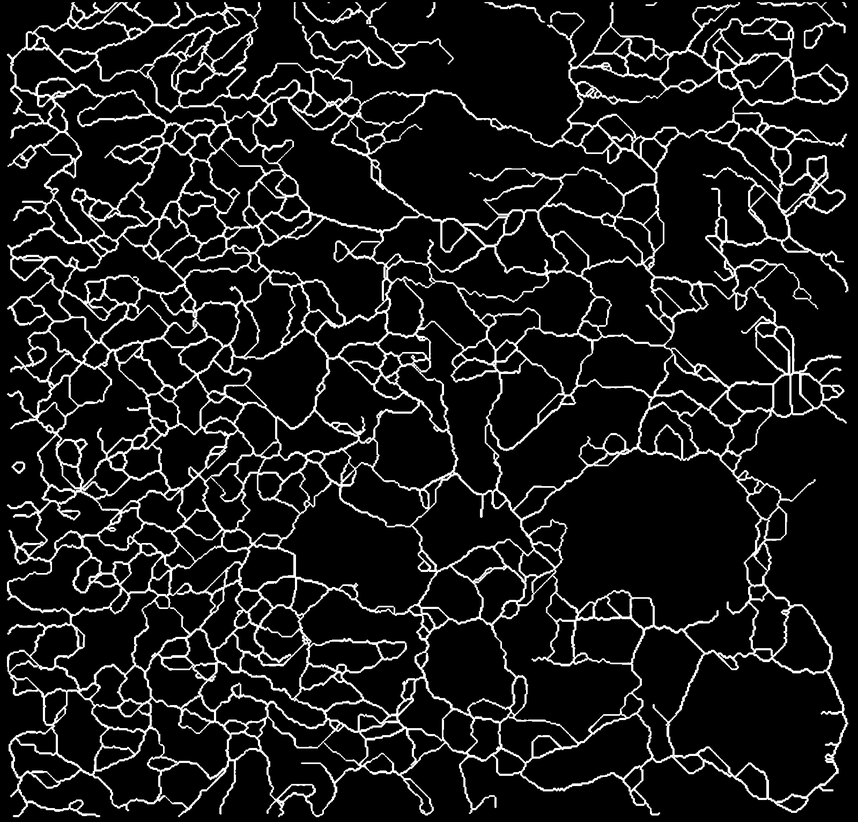
#> input picture blue_mask_2.png, 858 x 822 px, shrunk from 1600 x 1532 before the run
$ python particle_analysis_8.py
#> lines starting #> are read from the running program, lines starting #| are printed output that depends on the picture
# [56 lines of commented-out code are left out]


import cv2
import numpy as np

# Load the binary mask generated earlier
mask_image_path = "blue_mask_2.png"  # Path to your blue_mask_2.png
mask_image = cv2.imread(mask_image_path, cv2.IMREAD_GRAYSCALE)  # Load as grayscale
#> mask_image is the input picture: shape (822, 858); min 0, max 255, mean 27.5

# Step 1: Aggressively Refine the Mask
# Define kernels for morphological operations
kernel_close = cv2.getStructuringElement(cv2.MORPH_RECT, (7, 7))  # Larger kernel for closing gaps
kernel_open = cv2.getStructuringElement(cv2.MORPH_RECT, (5, 5))  # Kernel for removing noise

# Close gaps in shapes
refined_mask = cv2.morphologyEx(mask_image, cv2.MORPH_CLOSE, kernel_close, iterations=5)
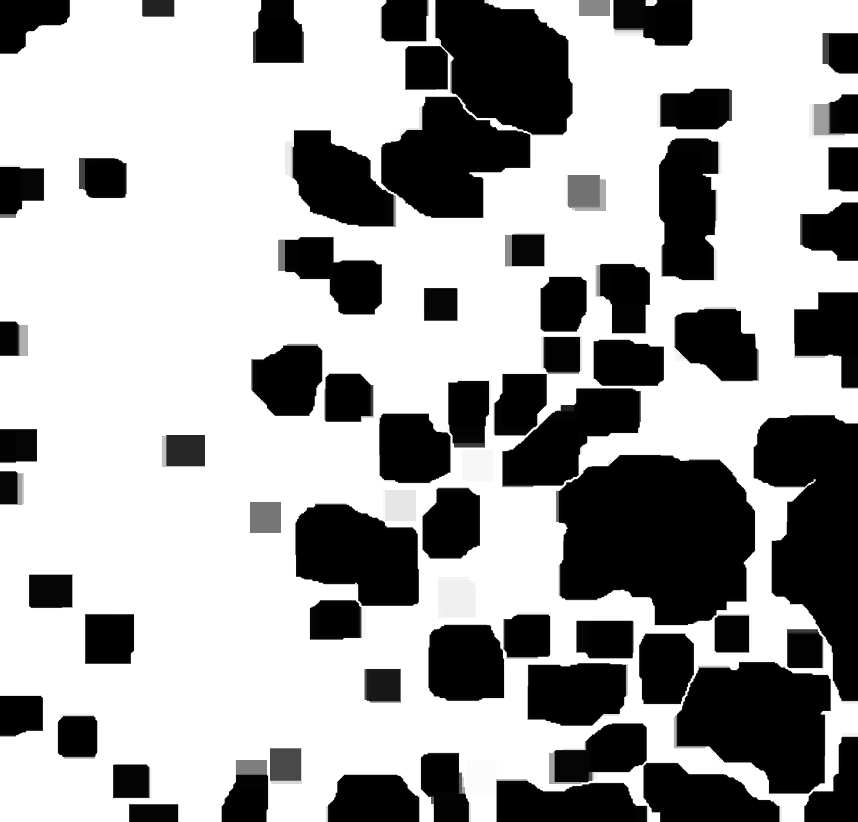
#> refined_mask: shape (822, 858); min 0, max 255, mean 164.5

# Remove noise using opening
refined_mask = cv2.morphologyEx(refined_mask, cv2.MORPH_OPEN, kernel_open, iterations=3)
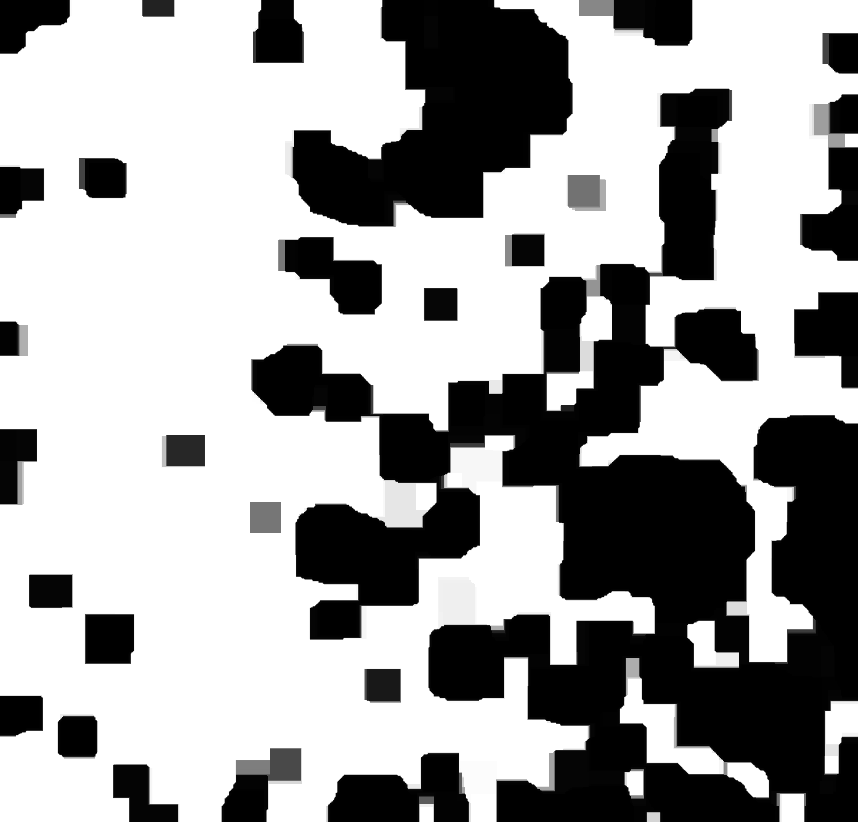
#> refined_mask: shape (822, 858); min 0, max 255, mean 161.1
# cv2.imshow("Step 2: After Opening", refined_mask)
# cv2.imwrite("step_2_opening.png", refined_mask)
# cv2.waitKey(0)


# Dilate the mask to further strengthen boundaries
refined_mask = cv2.dilate(refined_mask, kernel_close, iterations=2)
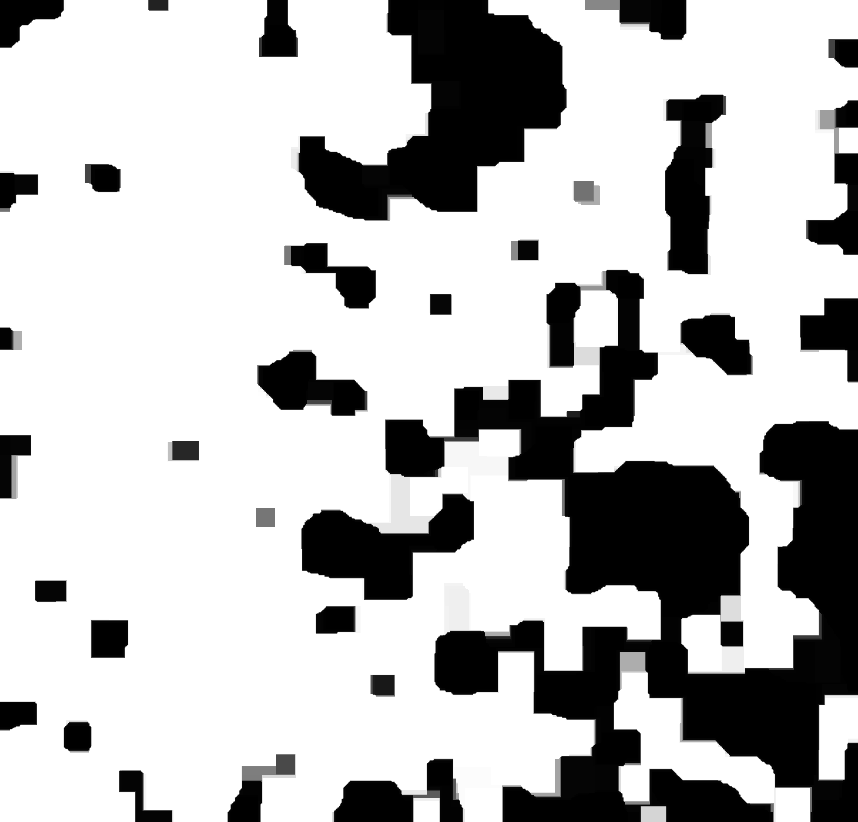
#> refined_mask: shape (822, 858); min 0, max 255, mean 186.6
cv2.imshow("Step 3: After Dilation", refined_mask)
cv2.imwrite("step_3_dilation.png", refined_mask)
cv2.waitKey(0)


# [53 lines of commented-out code are left out]
